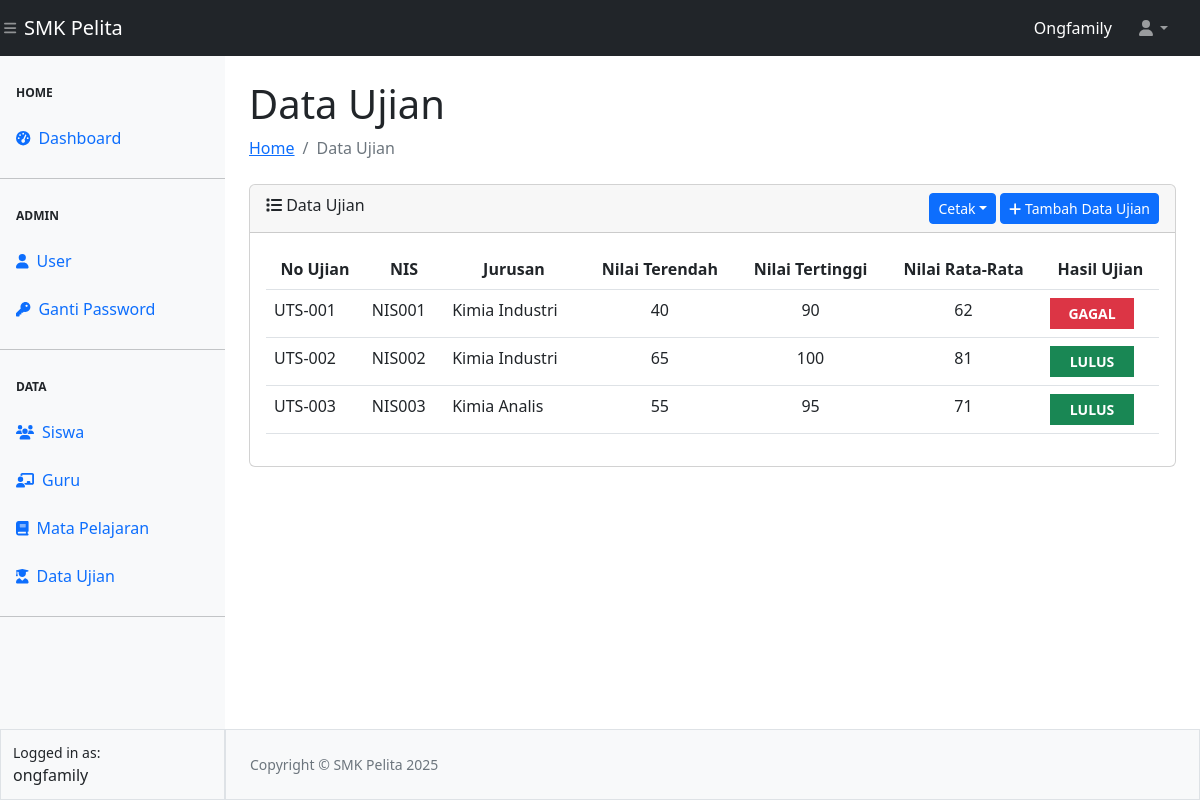
The app's page /ujian/ujian.php (signed in) with its own data.
### tables this page shows
CREATE TABLE `tbl_ujian` (
  `no_ujian` char(7) NOT NULL,
  `tgl_ujian` date NOT NULL,
  `nis` char(6) NOT NULL,
  `jurusan` varchar(50) NOT NULL,
  `total_nilai` int(11) NOT NULL,
  `nilai_terendah` int(11) NOT NULL,
  `nilai_tertinggi` int(11) NOT NULL,
  `nilai_rata2` int(11) NOT NULL,
  `hasil_ujian` varchar(10) NOT NULL
);

### ujian/ujian.php (the view, shortened to what this page needs)
<?php
require_once "../config.php";
require_once "../template/header.php";
require_once "../template/navbar.php";
require_once "../template/sidebar.php";
?>
<div id="layoutSidenav_content">
	<main>
		<div class="container-fluid px-4">
			<h1 class="mt-4">Data Ujian</h1>
				<ol class="breadcrumb mb-4">
					<li class="breadcrumb-item"><a href="../index.php">Home</a></li>
					<li class="breadcrumb-item active">Data Ujian</li>
                </ol>
				<div class="card">
					<div class="card-header">
						<i class="fa-solid fa-list"></i> Data Ujian
						<a href="nilai-ujian.php" class="btn btn-sm btn-primary float-end ms-1">
						<i class="fa-solid fa-plus"></i> Tambah Data Ujian</a>
						<div class="dropdown" style="margin-top: -30px;">
							<button class="btn btn-sm btn-primary dropdown-toggle float-end" type="button" data-bs-toggle="dropdown">
							Cetak</button>
						</div>
					</div>
					<div class="card-body">
						<table class="table table-hover" id="datatablesSimple">
							<thead>
								<tr>
									<th scope="col"><center>No Ujian</center></th>
									<th scope="col"><center>NIS</center></th>
									<th scope="col"><center>Jurusan</center></th>
									<th scope="col"><center>Nilai Terendah</center></th>
									<th scope="col"><center>Nilai Tertinggi</center></th>
									<th scope="col"><center>Nilai Rata-Rata</center></th>
									<th scope="col"><center>Hasil Ujian</center></th>
								</tr>
							</thead>
							<tbody>
							<?php
							$queryUjian = mysqli_query($koneksi, "SELECT * FROM tbl_ujian");
							while($data = mysqli_fetch_array($queryUjian)){
							?>
								<tr>
									<td><?= $data['no_ujian'] ?></td>
									<td><?= $data['nis'] ?></td>
									<td><?= $data['jurusan'] ?></td>
									<td align="center"><?= $data['nilai_terendah'] ?></td>
									<td align="center"><?= $data['nilai_tertinggi'] ?></td>
									<td align="center"><?= $data['nilai_rata2'] ?></td>
									<td>
										<?php
										if($data['hasil_ujian'] == 'LULUS'){ ?>
											<button type="button" class="btn btn-success btn-sm rounded-0 col-10 fw-bold text-uppercase">
											<?= $data['hasil_ujian'] ?></button>
										<?php } else { ?>
											<button type="button" class="btn btn-danger btn-sm rounded-0 col-10 fw-bold text-uppercase">
											<?= $data['hasil_ujian'] ?></button>
										<?php }
										?>
									</td>
								</tr>
							<?php } ?>
							</tbody>
						</table>
					</div>
				</div>
		</div>
	</main>
<?php
require_once "../template/footer.php";
?>

### records on screen
tbl_ujian: no_ujian "UTS-001", nis "NIS001", jurusan "Kimia Industri", nilai_terendah "40", nilai_tertinggi "90", nilai_rata2 "62", hasil_ujian "GAGAL"
tbl_ujian: no_ujian "UTS-002", nis "NIS002", jurusan "Kimia Industri", nilai_terendah "65", nilai_tertinggi "100", nilai_rata2 "81", hasil_ujian "LULUS"
tbl_ujian: no_ujian "UTS-003", nis "NIS003", jurusan "Kimia Analis", nilai_terendah "55", nilai_tertinggi "95", nilai_rata2 "71", hasil_ujian "LULUS"

### other values on screen
$_SESSION["ssUser"] "Ongfamily"
$_SESSION["ssUser"] "ongfamily"
